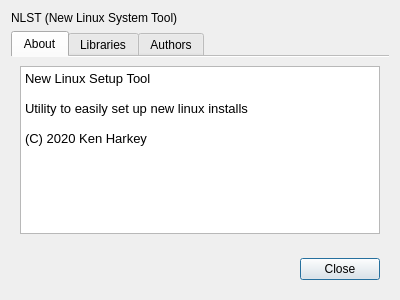
<?xml version="1.0" encoding="UTF-8"?>
<ui version="4.0">
 <class>AboutDialog</class>
 <widget class="QDialog" name="AboutDialog">
  <property name="geometry">
   <rect>
    <x>0</x>
    <y>0</y>
    <width>400</width>
    <height>300</height>
   </rect>
  </property>
  <property name="windowTitle">
   <string>About NLST</string>
  </property>
  <property name="windowIcon">
   <iconset theme="preferences-system-linux">
    <normaloff>.</normaloff>.</iconset>
  </property>
  <layout class="QVBoxLayout" name="verticalLayout">
   <item>
    <widget class="QLabel" name="label">
     <property name="text">
      <string>&lt;html&gt;&lt;head/&gt;&lt;body&gt;&lt;p&gt;&lt;img src=&quot;:/distributor-icons/resources/icon-for-linux-7.png&quot;/&gt; NLST (New Linux System Tool)&lt;/p&gt;&lt;/body&gt;&lt;/html&gt;</string>
     </property>
    </widget>
   </item>
   <item>
    <widget class="QTabWidget" name="tabWidget">
     <property name="currentIndex">
      <number>0</number>
     </property>
     <property name="documentMode">
      <bool>true</bool>
     </property>
     <widget class="QWidget" name="tab">
      <attribute name="title">
       <string>About</string>
      </attribute>
      <layout class="QVBoxLayout" name="verticalLayout_2">
       <item>
        <widget class="QTextEdit" name="textEdit">
         <property name="readOnly">
          <bool>true</bool>
         </property>
         <property name="html">
          <string>&lt;!DOCTYPE HTML PUBLIC &quot;-//W3C//DTD HTML 4.0//EN&quot; &quot;http://www.w3.org/TR/REC-html40/strict.dtd&quot;&gt;
&lt;html&gt;&lt;head&gt;&lt;meta name=&quot;qrichtext&quot; content=&quot;1&quot; /&gt;&lt;style type=&quot;text/css&quot;&gt;
p, li { white-space: pre-wrap; }
&lt;/style&gt;&lt;/head&gt;&lt;body style=&quot; font-family:'Noto Sans'; font-size:10pt; font-weight:400; font-style:normal;&quot;&gt;
&lt;p style=&quot; margin-top:0px; margin-bottom:0px; margin-left:0px; margin-right:0px; -qt-block-indent:0; text-indent:0px;&quot;&gt;New Linux Setup Tool&lt;/p&gt;
&lt;p style=&quot;-qt-paragraph-type:empty; margin-top:0px; margin-bottom:0px; margin-left:0px; margin-right:0px; -qt-block-indent:0; text-indent:0px;&quot;&gt;&lt;br /&gt;&lt;/p&gt;
&lt;p style=&quot; margin-top:0px; margin-bottom:0px; margin-left:0px; margin-right:0px; -qt-block-indent:0; text-indent:0px;&quot;&gt;Utility to easily set up new linux installs&lt;/p&gt;
&lt;p style=&quot;-qt-paragraph-type:empty; margin-top:0px; margin-bottom:0px; margin-left:0px; margin-right:0px; -qt-block-indent:0; text-indent:0px;&quot;&gt;&lt;br /&gt;&lt;/p&gt;
&lt;p style=&quot; margin-top:0px; margin-bottom:0px; margin-left:0px; margin-right:0px; -qt-block-indent:0; text-indent:0px;&quot;&gt;(C) 2020 Ken Harkey&lt;/p&gt;&lt;/body&gt;&lt;/html&gt;</string>
         </property>
        </widget>
       </item>
      </layout>
     </widget>
     <widget class="QWidget" name="tab_2">
      <attribute name="title">
       <string>Libraries</string>
      </attribute>
      <layout class="QVBoxLayout" name="verticalLayout_3">
       <item>
        <widget class="QTextEdit" name="textEdit_2">
         <property name="readOnly">
          <bool>true</bool>
         </property>
         <property name="html">
          <string>&lt;!DOCTYPE HTML PUBLIC &quot;-//W3C//DTD HTML 4.0//EN&quot; &quot;http://www.w3.org/TR/REC-html40/strict.dtd&quot;&gt;
&lt;html&gt;&lt;head&gt;&lt;meta name=&quot;qrichtext&quot; content=&quot;1&quot; /&gt;&lt;style type=&quot;text/css&quot;&gt;
p, li { white-space: pre-wrap; }
&lt;/style&gt;&lt;/head&gt;&lt;body style=&quot; font-family:'Noto Sans'; font-size:10pt; font-weight:400; font-style:normal;&quot;&gt;
&lt;p align=&quot;center&quot; style=&quot; margin-top:0px; margin-bottom:0px; margin-left:0px; margin-right:0px; -qt-block-indent:0; text-indent:0px;&quot;&gt;Qt 5.15 (built against 5.15.1)&lt;/p&gt;&lt;/body&gt;&lt;/html&gt;</string>
         </property>
        </widget>
       </item>
      </layout>
     </widget>
     <widget class="QWidget" name="tab_3">
      <attribute name="title">
       <string>Authors</string>
      </attribute>
      <layout class="QVBoxLayout" name="verticalLayout_4">
       <item>
        <widget class="QTextEdit" name="textEdit_3">
         <property name="readOnly">
          <bool>true</bool>
         </property>
         <property name="html">
          <string>&lt;!DOCTYPE HTML PUBLIC &quot;-//W3C//DTD HTML 4.0//EN&quot; &quot;http://www.w3.org/TR/REC-html40/strict.dtd&quot;&gt;
&lt;html&gt;&lt;head&gt;&lt;meta name=&quot;qrichtext&quot; content=&quot;1&quot; /&gt;&lt;style type=&quot;text/css&quot;&gt;
p, li { white-space: pre-wrap; }
&lt;/style&gt;&lt;/head&gt;&lt;body style=&quot; font-family:'Noto Sans'; font-size:10pt; font-weight:400; font-style:normal;&quot;&gt;
&lt;p style=&quot; margin-top:0px; margin-bottom:0px; margin-left:0px; margin-right:0px; -qt-block-indent:0; text-indent:0px;&quot;&gt;&lt;span style=&quot; font-weight:600;&quot;&gt;Ken Harkey (kennyh7279)&lt;/span&gt;&lt;/p&gt;
&lt;p style=&quot; margin-top:0px; margin-bottom:0px; margin-left:0px; margin-right:0px; -qt-block-indent:0; text-indent:0px;&quot;&gt;&lt;span style=&quot; font-style:italic;&quot;&gt;Maintainer and developer&lt;/span&gt;&lt;/p&gt;&lt;/body&gt;&lt;/html&gt;</string>
         </property>
        </widget>
       </item>
      </layout>
     </widget>
    </widget>
   </item>
   <item>
    <widget class="QFrame" name="frame">
     <property name="frameShape">
      <enum>QFrame::NoFrame</enum>
     </property>
     <property name="frameShadow">
      <enum>QFrame::Raised</enum>
     </property>
     <layout class="QHBoxLayout" name="horizontalLayout">
      <item>
       <spacer name="horizontalSpacer">
        <property name="orientation">
         <enum>Qt::Horizontal</enum>
        </property>
        <property name="sizeHint" stdset="0">
         <size>
          <width>40</width>
          <height>20</height>
         </size>
        </property>
       </spacer>
      </item>
      <item>
       <widget class="QPushButton" name="pushButton">
        <property name="text">
         <string>Close</string>
        </property>
        <property name="icon">
         <iconset theme="dialog-close">
          <normaloff>.</normaloff>.</iconset>
        </property>
       </widget>
      </item>
     </layout>
    </widget>
   </item>
  </layout>
 </widget>
 <resources/>
 <connections/>
</ui>
